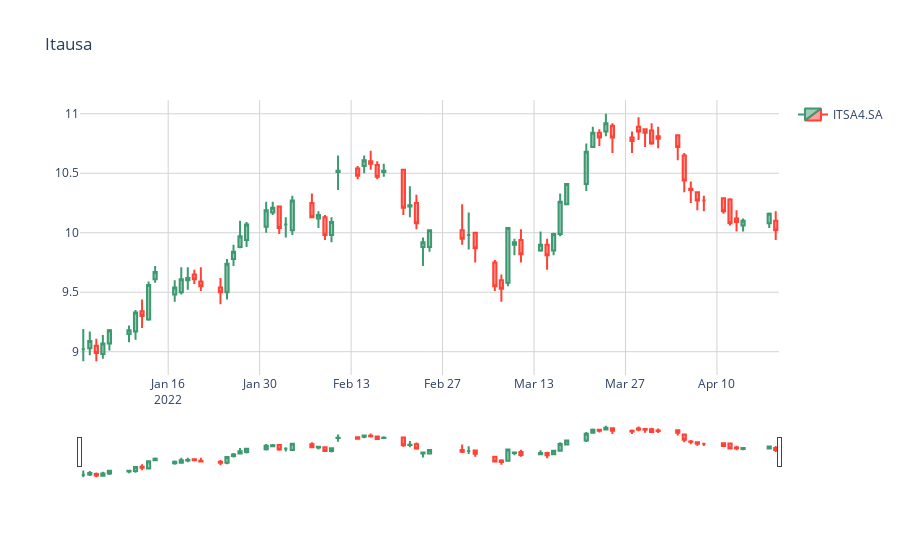

The code cell stored with this chart in its notebook:
### Code cell
from plotly import graph_objects
from plotly.graph_objects import Layout

layout = Layout(
    paper_bgcolor = 'rgba(0,0,0,0)',
    plot_bgcolor  = 'rgba(0,0,0,0)'
)

grafico = graph_objects.Figure(
    data = [graph],
    layout_title = 'Itausa',
    layout = layout
)

grafico.update_xaxes(showgrid=True, gridwidth=1, gridcolor='LightGrey')
grafico.update_yaxes(showgrid=True, gridwidth=1, gridcolor='LightGrey')

grafico
